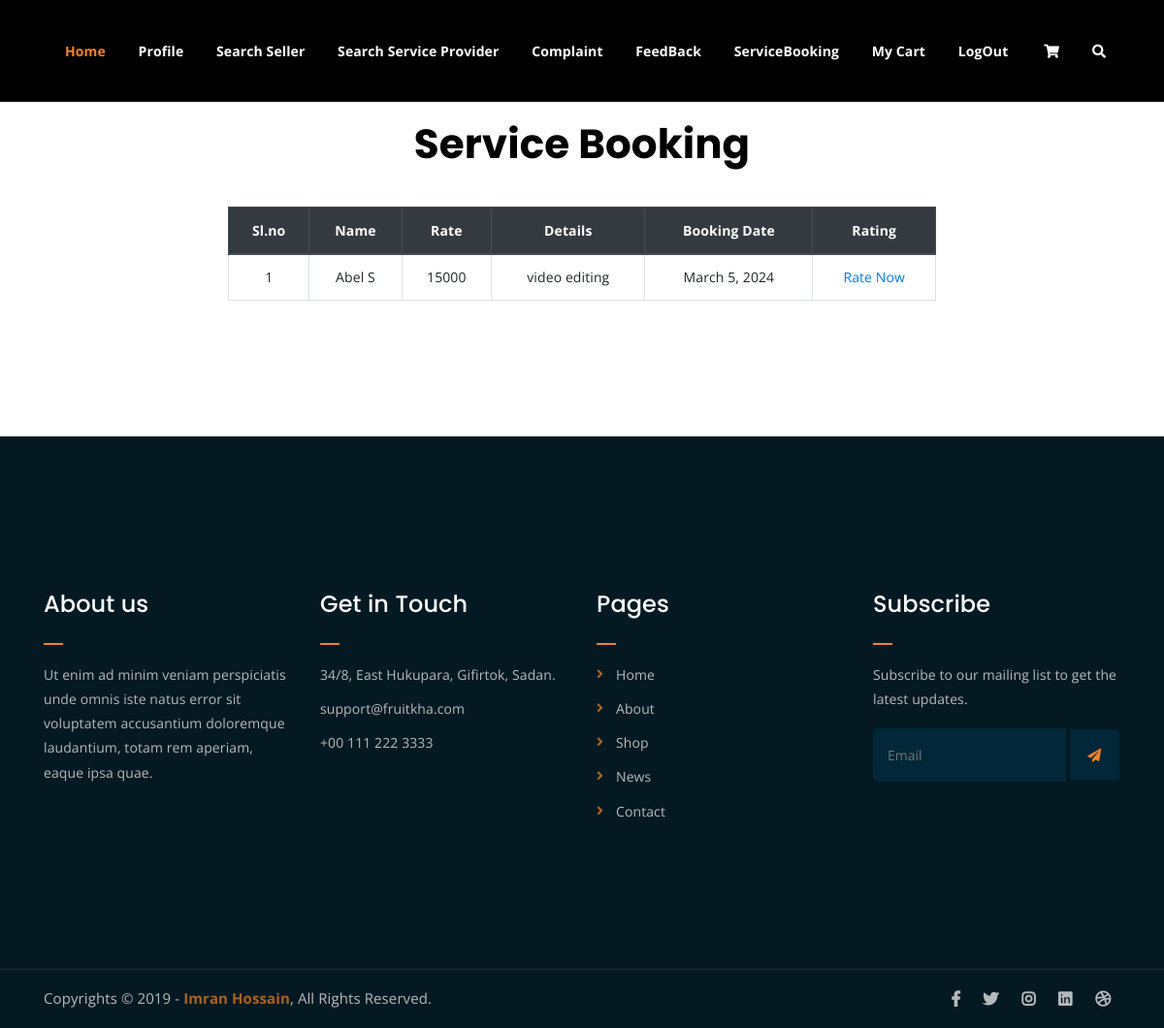
The app's page /User/viewservicebooking/ (signed in) with its own data.
### User/models.py (models this page shows)
class tbl_servicebooking(models.Model):
    services=models.ForeignKey(tbl_services,on_delete=models.CASCADE)
    booking_date=models.DateField(auto_now_add=True)
    booked_date=models.DateField()
    user=models.ForeignKey(tbl_newuser,on_delete=models.CASCADE)
    status=models.CharField(max_length=50)

### ServiceProvider/models.py (models this page shows)
class tbl_services(models.Model):
    name=models.CharField(max_length=50)
    rate=models.IntegerField()
    details=models.CharField(max_length=50)
    service=models.ForeignKey(tbl_service,on_delete=models.CASCADE)
    serviceprovider=models.ForeignKey(tbl_serviceprovider,on_delete=models.CASCADE)

### User/views.py (the view)
# urls.py: path('viewservicebooking/',views.viewservicebooking,name="ViewServiceBooking"),
def viewservicebooking(request):
    userdata=tbl_newuser.objects.get(id=request.session["uid"])
    rdata=tbl_servicebooking.objects.filter(user=userdata)
    return render(request,"User/ViewServiceBooking.html",{'rdata':rdata})

### User/Templates/User/ViewServiceBooking.html (shortened to what this page needs)
{% extends 'User/header.html'%}
{% load static %}
{% block content %}
<!DOCTYPE html>
<html lang="en">
<head>
</head>
<body>
    <center><h2 style="color: black">Service Booking</h2></center>
    <form action="" method="post" id="" enctype="multipart/form-data">
        <div class="container mt-5">
            <div class="row justify-content-center">
                <div class="col-md-8">
                    <table class="table table-bordered text-center">
                        <thead class="thead-dark">
                            <tr>
                                <th scope="col">Sl.no</th>
                                <th scope="col">Name</th>
                                <th scope="col">Rate</th>
                                <th scope="col">Details</th>
                                <th scope="col">Booking Date</th>
                                <th>Rating</th>
                            </tr>
                        </thead>
                        <tbody>
                            {% for i in rdata %}
                            <tr>
                                <td>{{ forloop.counter }}</td>
                                <td>{{ i.services.name }}</td>
                                <td>{{ i.services.rate }}</td>
                                <td>{{ i.services.details }}</td>
                                <td>{{ i.booking_date }}</td>
                                <td><a href="{% url 'User:shoprating' i.services.serviceprovider.id %}">Rate Now</a></td>
                            </tr>
                            {% endfor %}
                        </tbody>
                    </table>
                </div>
            </div>
        </div>
    </form>
</body>
</html>
{% endblock content %}

### Guest/static/Main/assets/css/main.css (style rules this page uses)
html { font-size: 14px; font-weight: 400; line-height: 28px; height: 100%; }
body { font-family: "Open Sans", sans-serif; font-weight: 400; font-size: 1rem; letter-spacing: 0.1px; line-height: 1.8; color: #051922; overflow-x: hidden; }
a { cursor: pointer; text-decoration: none; -webkit-transition: all 0.2s ease-in-out; -o-transition: all 0.2s ease-in-out; transition: all 0.2s ease-in-out; }
h1, .h1, h2, .h2, h3, .h3, h4, .h4, h5, .h5, h6, .h6 { font-family: "Poppins", sans-serif; font-weight: 700; margin: 0 0 1.25rem 0; color: white; }
h1:last-child, .h1:last-child, h2:last-child, .h2:last-child, h3:last-child, .h3:last-child, h4:last-child, .h4:last-child, h5:last-child, .h5:last-child, h6:last-child, .h6:last-child { margin: 0; }
h2, .h2 { font-size: 3rem; font-weight: 700; line-height: 3.25rem; }
html, body { height: 100%; }
thead { border-bottom: 1px solid #eee; }

### records on screen
tbl_servicebooking: services.name "Abel S", services.rate "15000", services.details "video editing", booking_date "March 5, 2024"
